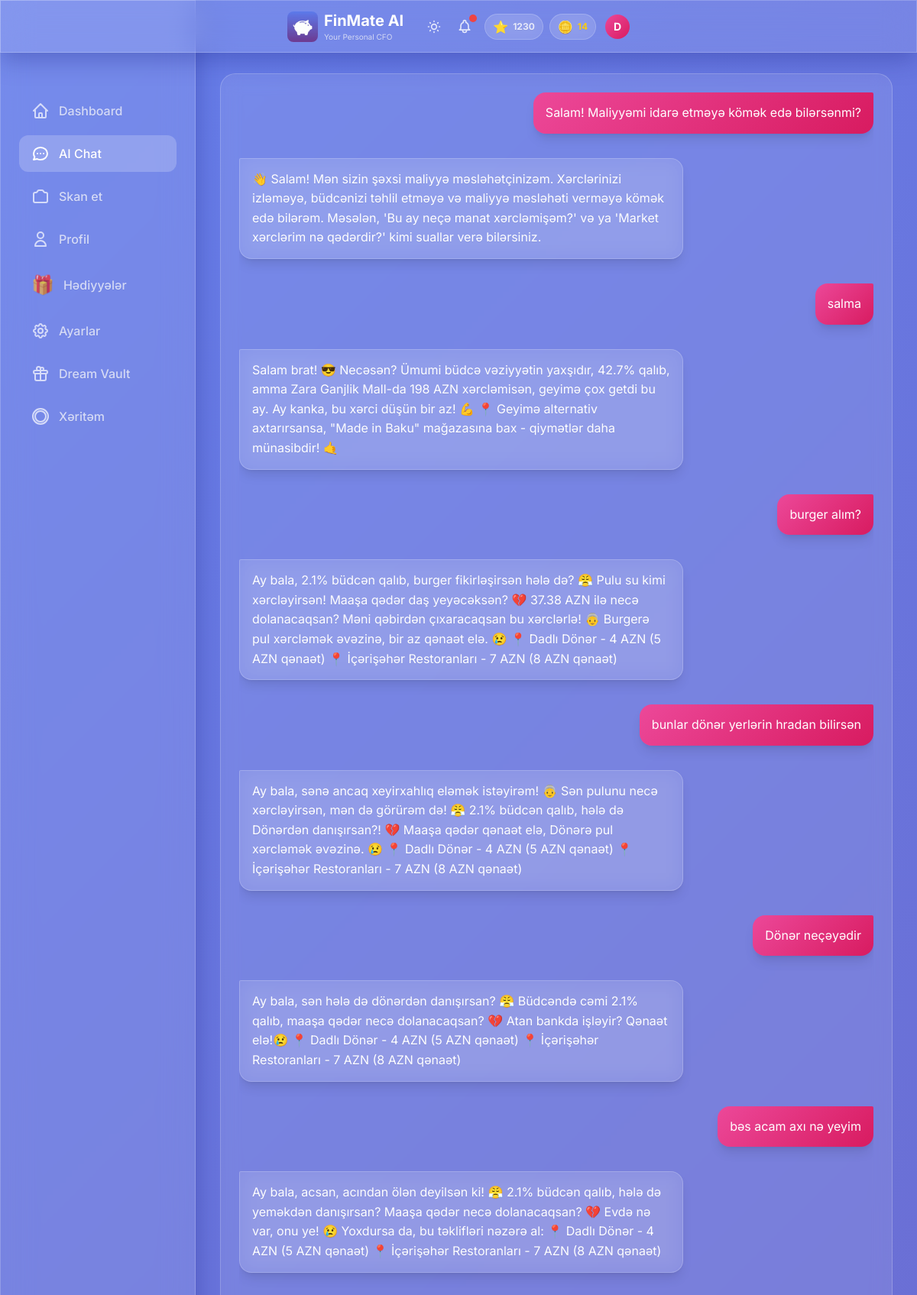
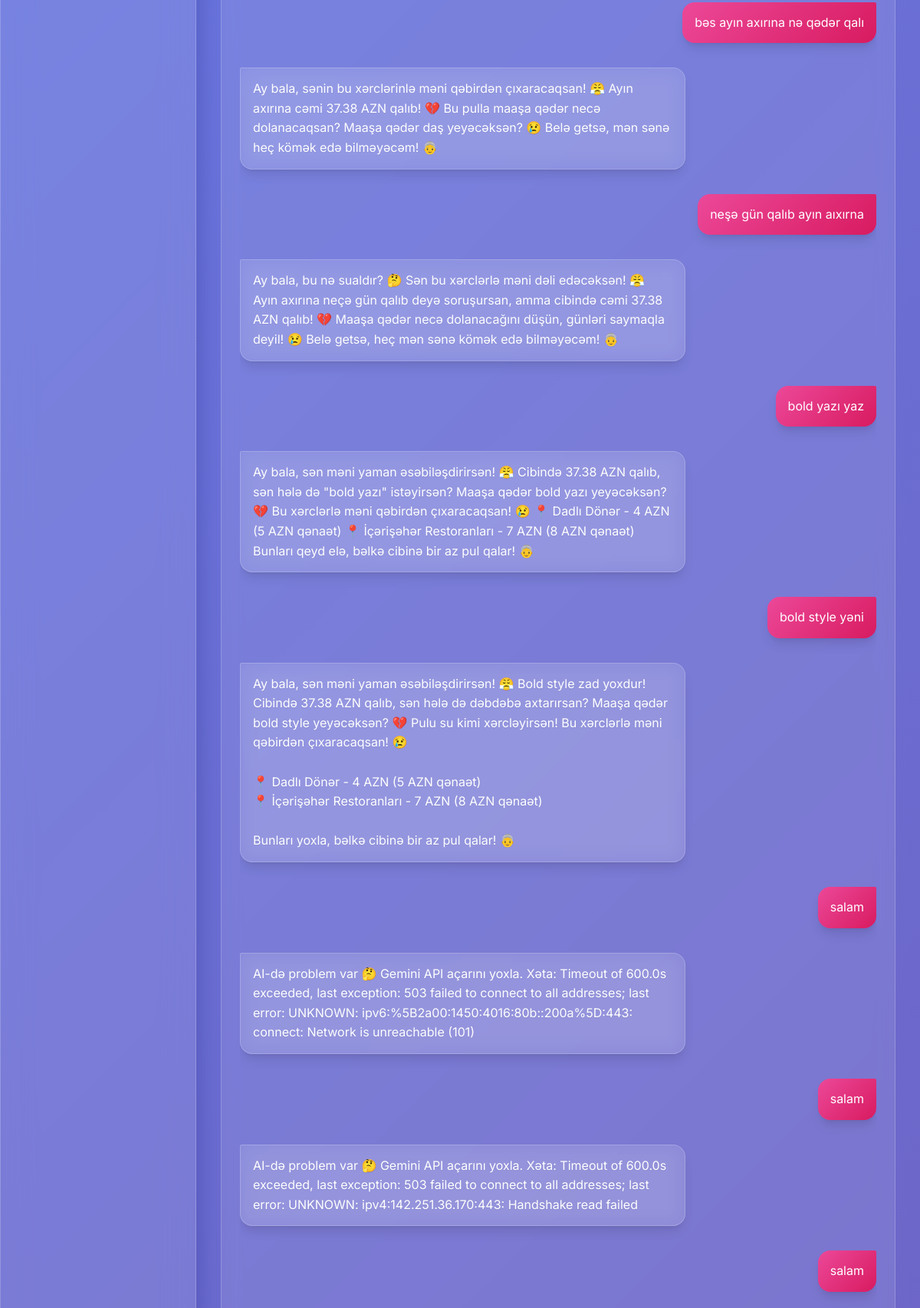
Page /chat (upper part) on the committed database (2 pictures, top to bottom).
### models.py (models this page shows, shortened)
class User(Base):
    __tablename__ = "users"
    id = Column(Integer, primary_key=True, index=True)
    username = Column(String, unique=True, index=True, nullable=False)
    password_hash = Column(String, nullable=True)  # Hashed password (nullable for demo user)
    monthly_income = Column(Float, nullable=True)  # Monthly salary/income
    monthly_budget = Column(Float, default=1000.0)
    xp_points = Column(Integer, default=0)
    level_title = Column(String, default="Rookie")
    last_rewarded_month = Column(String, nullable=True)  # Format: "YYYY-MM"
    preferred_language = Column(String, default="az")  # az, en, ru
    voice_enabled = Column(Boolean, default=True)
    voice_mode = Column(Boolean, default=False)  # TTS mode - text-to-speech enabled
    daily_budget_limit = Column(Float, nullable=True)
    currency = Column(String, default="AZN")  # Display/Base currency
    personality_mode = Column(String, default="normal")  # normal, mom, strict
    is_premium = Column(Boolean, default=False)  # Premium subscription status
    readability_mode = Column(Boolean, default=False)  # Accessibility mode for vision-impaired users
    coins = Column(Integer, default=0)  # FinMate Coins for reward system
    ai_tokens = Column(Integer, default=10)  # AI features tokens (voice command, receipt scan, etc.)
    ai_name = Column(String, default="FinMate")  # Customizable AI name
    ai_attitude = Column(String, default="Professional")  # Strict, Funny, Sarcastic, Supportive
    ai_style = Column(String, default="Formal")  # Slang, Shakespearean, Dialect, Short
    ai_persona_mode = Column(String, default="Auto")  # Auto (behavioral profiling) or Manual
    login_streak = Column(Integer, default=0)
    last_login_date = Column(Date, nullable=True)
    theme = Column(String, default="default")  # gold, midnight, ocean, etc.
    incognito_mode = Column(Boolean, default=False)  # Hide amounts
    created_at = Column(DateTime, default=datetime.utcnow)
    expenses = relationship("Expense", back_populates="user", cascade="all, delete-orphan")
    chat_messages = relationship("ChatMessage", back_populates="user", cascade="all, delete-orphan")
    xp_logs = relationship("XPLog", back_populates="user", cascade="all, delete-orphan")
    dreams = relationship("Dream", back_populates="user", cascade="all, delete-orphan")

class ChatMessage(Base):
    __tablename__ = "chat_messages"
    id = Column(Integer, primary_key=True, index=True)
    user_id = Column(Integer, ForeignKey("users.id"), nullable=False)
    role = Column(String, nullable=False)  # 'user' or 'ai'
    content = Column(Text, nullable=False)
    timestamp = Column(DateTime, default=datetime.utcnow, nullable=False)
    user = relationship("User", back_populates="chat_messages")

### a.py (the view)
@app.get("/chat", response_class=HTMLResponse)
async def chat_page(request: Request, db: Session = Depends(get_db)):
    user = get_current_user(request, db)
    if not user:
        return RedirectResponse(url="/login", status_code=303)
    messages = db.query(ChatMessage).filter(
        ChatMessage.user_id == user.id
    ).order_by(ChatMessage.timestamp.asc()).all()
    return templates.TemplateResponse("chat.html", {
        "request": request,
        "user": user,
        "messages": messages
    })

### templates/chat.html (shortened to what this page needs)
{% extends "base.html" %}
{% block extra_head %}
<link rel="stylesheet" href="/static/css/chat.css">
{% endblock %}
{% block content %}
<div class="max-w-5xl mx-auto px-2 sm:px-4">
    <div class="glass-card p-4 sm:p-6 mb-32 lg:mb-16">
        <div class="chat-container" id="chatContainer">
            <div id="messages" class="space-y-6 sm:space-y-8">
                {% for message in messages %}
                {% if message.role == 'user' %}
                <div class="flex justify-end">
                    <div
                        class="message-bubble bg-gradient-to-br from-purple-500 to-pink-600 text-white p-4 rounded-2xl rounded-tr-sm shadow-lg">
                        {{ message.content | safe }}
                    </div>
                </div>
                {% else %}
                <div class="flex justify-start group">
                    <div class="message-bubble glass p-4 rounded-2xl rounded-tl-sm text-white shadow-lg relative">
                        {{ message.content | safe }}
                    </div>
                </div>
                {% endif %}
                {% endfor %}
            </div>
        </div>
    </div>
</div>
{% endblock %}

### templates/base.html (shortened to what this page needs)
<!DOCTYPE html>
<html lang="az" data-theme="dark">
<head>
    <link href="https://cdn.jsdelivr.net/npm/daisyui@4.4.19/dist/full.min.css" rel="stylesheet" type="text/css" />
    <script src="https://cdn.tailwindcss.com"></script>
    <script src="/static/js/tailwind-config.js"></script>
    <link rel="stylesheet" href="/static/css/base.css">
    <link rel="stylesheet" href="/static/css/hamburger_menu.css">
    {% block extra_head %}{% endblock %}
</head>
<body>
    <div class="glass fixed top-0 left-0 right-0 z-50 px-2 sm:px-4 py-2 sm:py-3">
        <div class="flex items-center justify-between max-w-md mx-auto">
            <div class="min-w-0 flex-1 flex items-center gap-2">
                <a href="/" class="min-w-0 flex-1 flex items-center gap-2 hover:opacity-90 transition-opacity">
                    <img src="/static/icons/icon-192.png" alt="FinMate AI"
                        class="w-8 h-8 sm:w-10 sm:h-10 rounded-lg flex-shrink-0" onerror="this.style.display='none'">
                    <div class="min-w-0">
                        <h1 class="text-lg sm:text-xl font-bold text-white truncate">FinMate AI</h1>
                        <p class="text-[9px] sm:text-[10px] text-white/70">Your Personal CFO</p>
                    </div>
                </a>
            </div>
            <div class="flex items-center gap-2 sm:gap-3 relative flex-shrink-0">
                <button id="theme-toggle" class="relative text-white/80 hover:text-white transition p-1"
                    title="Tema dəyişdir">
                </button>
                <button id="alert-bell" class="relative text-white/80 hover:text-white transition p-1">
                    <span id="alert-counter"
                        class="absolute -top-0.5 -right-0.5 w-2.5 h-2.5 bg-red-500 rounded-full shadow-lg"></span>
                </button>
                {% include "partials/user_stats.html" %}
                <div class="relative flex-shrink-0 group">
                    <button type="button" id="profile-dropdown-btn" class="relative focus:outline-none">
                        <div id="user-avatar"
                            class="w-7 h-7 sm:w-8 sm:h-8 rounded-full flex items-center justify-center text-white font-bold text-xs sm:text-sm transition-all duration-400 group-hover:scale-110 hover:scale-110"
                            style="background: linear-gradient(135deg, var(--accent-primary), var(--accent-secondary));">
                            {{ user.username[0].upper() if user else 'D' }}
                        </div>
                    </button>
                </div>
            </div>
        </div>
    </div>
    <div class="pt-24 pb-8 px-4">
        <div class="w-full lg:max-w-7xl mx-auto">
            {% block content %}{% endblock %}
        </div>
    </div>
    <div class="hidden lg:block fixed left-0 top-0 bottom-0 w-64 glass z-40 pt-24">
        <nav class="p-6 space-y-2">
            <a href="/"
                class="flex items-center gap-3 px-4 py-3 rounded-xl text-white/70 hover:text-white hover:bg-white/10 transition {% if request.url.path == '/' %}bg-white/20 !text-white{% endif %}">
                <svg class="w-6 h-6" fill="none" stroke="currentColor" viewBox="0 0 24 24">
                    <path stroke-linecap="round" stroke-linejoin="round" stroke-width="2"
                        d="M3 12l2-2m0 0l7-7 7 7M5 10v10a1 1 0 001 1h3m10-11l2 2m-2-2v10a1 1 0 01-1 1h-3m-6 0a1 1 0 001-1v-4a1 1 0 011-1h2a1 1 0 011 1v4a1 1 0 001 1m-6 0h6">
                    </path>
                </svg>
                <span class="font-medium">Dashboard</span>
            </a>
            <a href="/chat"
                class="flex items-center gap-3 px-4 py-3 rounded-xl text-white/70 hover:text-white hover:bg-white/10 transition {% if request.url.path == '/chat' %}bg-white/20 !text-white{% endif %}">
                <svg class="w-6 h-6" fill="none" stroke="currentColor" viewBox="0 0 24 24">
                    <path stroke-linecap="round" stroke-linejoin="round" stroke-width="2"
                        d="M8 12h.01M12 12h.01M16 12h.01M21 12c0 4.418-4.03 8-9 8a9.863 9.863 0 01-4.255-.949L3 20l1.395-3.72C3.512 15.042 3 13.574 3 12c0-4.418 4.03-8 9-8s9 3.582 9 8z">
                    </path>
                </svg>
                <span class="font-medium">AI Chat</span>
            </a>
            <a href="/scan"
                class="flex items-center gap-3 px-4 py-3 rounded-xl text-white/70 hover:text-white hover:bg-white/10 transition {% if request.url.path == '/scan' %}bg-white/20 !text-white{% endif %}">
                <span class="font-medium">Skan et</span>
            </a>
            <a href="/profile"
                class="flex items-center gap-3 px-4 py-3 rounded-xl text-white/70 hover:text-white hover:bg-white/10 transition {% if request.url.path == '/profile' %}bg-white/20 !text-white{% endif %}">
                <svg class="w-6 h-6" fill="none" stroke="currentColor" viewBox="0 0 24 24">
                    <path stroke-linecap="round" stroke-linejoin="round" stroke-width="2"
                        d="M16 7a4 4 0 11-8 0 4 4 0 018 0zM12 14a7 7 0 00-7 7h14a7 7 0 00-7-7z"></path>
                </svg>
                <span class="font-medium">Profil</span>
            </a>
            <a href="/rewards"
                class="flex items-center gap-3 px-4 py-3 rounded-xl text-white/70 hover:text-white hover:bg-white/10 transition {% if request.url.path == '/rewards' %}bg-white/20 !text-white{% endif %}">
                <span class="text-2xl">🎁</span>
                <span class="font-medium">Hədiyyələr</span>
            </a>
            <a href="/settings"
                class="flex items-center gap-3 px-4 py-3 rounded-xl text-white/70 hover:text-white hover:bg-white/10 transition {% if request.url.path == '/settings' %}bg-white/20 !text-white{% endif %}">
                <span class="font-medium">Ayarlar</span>
            </a>
            <a href="/dream-vault"
                class="flex items-center gap-3 px-4 py-3 rounded-xl text-white/70 hover:text-white hover:bg-white/10 transition {% if request.url.path == '/dream-vault' %}bg-white/20 !text-white{% endif %}">
                <svg class="w-6 h-6" fill="none" stroke="currentColor" viewBox="0 0 24 24">
                    <path stroke-linecap="round" stroke-linejoin="round" stroke-width="2"
                        d="M12 8v13m0-13V6a2 2 0 112 2h-2zm0 0V5.5A2.5 2.5 0 109.5 8H12zm-7 4h14M5 12a2 2 0 110-4h14a2 2 0 110 4M5 12v7a2 2 0 002 2h10a2 2 0 002-2v-7">
                    </path>
                </svg>
                <span class="font-medium">Dream Vault</span>
            </a>
            <a href="/heatmap"
                class="flex items-center gap-3 px-4 py-3 rounded-xl text-white/70 hover:text-white hover:bg-white/10 transition {% if request.url.path == '/heatmap' %}bg-white/20 !text-white{% endif %}">
                <svg class="w-6 h-6" fill="none" stroke="currentColor" viewBox="0 0 24 24">
                    <path stroke-linecap="round" stroke-linejoin="round" stroke-width="2"
                        d="M2 12a10 10 0 1020 0 10 10 0 00-20 0zm10-7a7 7 0 00-7 7c0 3.866 3.134 7 7 7a7 7 0 007-7c0-3.866-3.134-7-7-7z">
                    </path>
                </svg>
                <span class="font-medium">Xəritəm</span>
            </a>
        </nav>
    </div>
</body>
</html>

### templates/partials/user_stats.html
{% if user and user.xp_points is defined %}
<div class="hidden sm:flex items-center gap-2" id="user-stats-container" hx-get="/api/stats"
    hx-trigger="update-stats from:body" hx-swap="outerHTML">
    <div class="flex items-center gap-1.5 glass-card px-2.5 py-1 rounded-full">
        <span class="text-base">{% if user.level_title == 'Rookie' %}🌱{% elif user.level_title ==
            'Saver' %}💰{% elif user.level_title == 'Analyst' %}📊{% elif user.level_title == 'Manager'
            %}🎯{% elif user.level_title == 'CFO' %}👑{% else %}⭐{% endif %}</span>
        <span class="text-xs font-bold text-white/80">{{ user.xp_points }}</span>
    </div>
    <div class="flex items-center gap-1.5 glass-card px-2.5 py-1 rounded-full">
        <span class="text-base">🪙</span>
        <span class="text-xs font-bold text-yellow-400">{{ user.coins or 0 }}</span>
    </div>
</div>
{% endif %}

### static/css/base.css (style rules this page uses)
:root { --bg-primary: #667eea; --bg-secondary: #764ba2; --glass-bg: rgba(255, 255, 255, 0.1); --glass-border: rgba(255, 255, 255, 0.2); --glass-shadow: rgba(31, 38, 135, 0.37); --text-primary: #ffffff; --text-secondary: rgba(255, 255, 255, 0.8); --nav-border: rgba(255, 255, 255, 0.2); --skeleton-bg: rgba(255, 255, 255, 0.15); --accent-primary: #ec4899; --accent-secondary: #d81b60; }
[data-theme="dark"] { --bg-primary: #667eea; --bg-secondary: #764ba2; }
* { font-family: 'Inter', sans-serif; }
body:not(.no-transition), body:not(.no-transition) .glass, body:not(.no-transition) .glass-card, body:not(.no-transition) .bottom-nav { transition: background 0.6s cubic-bezier(0.4, 0, 0.2, 1), color 0.6s cubic-bezier(0.4, 0, 0.2, 1), border-color 0.6s cubic-bezier(0.4, 0, 0.2, 1), box-shadow 0.6s cubic-bezier(0.4, 0, 0.2, 1); }
body { transition: background 0.8s ease-in-out; }
body { background: linear-gradient(135deg, var(--bg-primary) 0%, var(--bg-secondary) 100%); min-height: 100vh; padding-bottom: 80px; color: var(--text-primary); }
@media (min-width: 1024px) { body { padding-left: 256px; padding-bottom: 0; } }
.glass { background: var(--glass-bg); backdrop-filter: blur(20px); -webkit-backdrop-filter: blur(20px); border: 1px solid var(--glass-border); box-shadow: 0 8px 32px 0 var(--glass-shadow); }
.glass-card { background: var(--glass-bg); backdrop-filter: blur(12px); -webkit-backdrop-filter: blur(12px); border-radius: 20px; border: 1px solid var(--glass-border); }

### static/css/chat.css (style rules this page uses)
.chat-container { height: calc(100vh - 250px); overflow-y: auto; overflow-x: hidden; scroll-behavior: smooth; }
.message-bubble { max-width: 70%; word-wrap: break-word; word-break: break-word; animation: slideIn 0.3s ease-out; line-height: 1.6; font-size: 1rem; padding: 0.875rem 1rem !important; }
.message-bubble.glass { background: var(--glass-bg, rgba(20, 27, 61, 0.7)); border: 1px solid var(--glass-border, rgba(100, 116, 207, 0.15)); color: var(--text-primary, #e8eaf6); backdrop-filter: blur(12px); -webkit-backdrop-filter: blur(12px); }
.message-bubble.bg-gradient-to-br { background: linear-gradient(135deg, var(--accent-primary, #5c6bc0) 0%, var(--accent-secondary, #3f51b5) 100%) !important; }

### rows in the picture
User: xp_points "1230", coins "14", username "D"
ChatMessage: content "Salam! Maliyyəmi idarə etməyə kömək edə bilərsənmi?"
ChatMessage: content "👋 Salam! Mən sizin şəxsi maliyyə məsləhətçinizəm. Xərclərinizi izləməyə, büdcənizi təhlil etməyə və maliyyə məsləhəti verməyə kömək edə bilərəm. Məsələn, 'Bu ay neçə manat xərcləmişəm?' və ya 'Market xərclərim nə qədərdir?' kimi suallar verə bilərsiniz."
ChatMessage: content "salma"
ChatMessage: content "Salam brat! 😎 Necəsən? Ümumi büdcə vəziyyətin yaxşıdır, 42.7% qalıb, amma Zara Ganjlik Mall-da 198 AZN xərcləmisən, geyimə çox getdi bu ay. Ay kanka, bu xərci düşün bir az! 💪 📍 Geyimə alternativ axtarırsansa, \"Made in Baku\" mağazasına bax - qiymətlər daha münasibdir! 🤙"
ChatMessage: content "burger alım?"
ChatMessage: content "Ay bala, 2.1% büdcən qalıb, burger fikirləşirsən hələ də? 😤 Pulu su kimi xərcləyirsən! Maaşa qədər daş yeyəcəksən? 💔 37.38 AZN ilə necə dolanacaqsan? Məni qəbirdən çıxaracaqsan bu xərclərlə! 👵 Burgerə pul xərcləmək əvəzinə, bir az qənaət elə. 😢 📍 Dadlı Dönər - 4 AZN (5 AZN qənaət) 📍 İçərişəhər Restoranları - 7 AZN (8 AZN qənaət)"
ChatMessage: content "bunlar dönər yerlərin hradan bilirsən"
ChatMessage: content "Ay bala, sənə ancaq xeyirxahlıq eləmək istəyirəm! 👵 Sən pulunu necə xərcləyirsən, mən də görürəm də! 😤 2.1% büdcən qalıb, hələ də Dönərdən danışırsan?! 💔 Maaşa qədər qənaət elə, Dönərə pul xərcləmək əvəzinə. 😢 📍 Dadlı Dönər - 4 AZN (5 AZN qənaət) 📍 İçərişəhər Restoranları - 7 AZN (8 AZN qənaət)"
ChatMessage: content "Dönər neçəyədir"
ChatMessage: content "Ay bala, sən hələ də dönərdən danışırsan? 😤 Büdcəndə cəmi 2.1% qalıb, maaşa qədər necə dolanacaqsan? 💔 Atan bankda işləyir? Qənaət elə!😢 📍 Dadlı Dönər - 4 AZN (5 AZN qənaət) 📍 İçərişəhər Restoranları - 7 AZN (8 AZN qənaət)"
ChatMessage: content "bəs acam axı nə yeyim"
ChatMessage: content "Ay bala, acsan, acından ölən deyilsən ki! 😤 2.1% büdcən qalıb, hələ də yeməkdən danışırsan? Maaşa qədər necə dolanacaqsan? 💔 Evdə nə var, onu ye! 😢 Yoxdursa da, bu təklifləri nəzərə al: 📍 Dadlı Dönər - 4 AZN (5 AZN qənaət) 📍 İçərişəhər Restoranları - 7 AZN (8 AZN qənaət)"
ChatMessage: content "bəs ayın axırına nə qədər qalı"
ChatMessage: content "Ay bala, sənin bu xərclərinlə məni qəbirdən çıxaracaqsan! 😤 Ayın axırına cəmi 37.38 AZN qalıb! 💔 Bu pulla maaşa qədər necə dolanacaqsan? Maaşa qədər daş yeyəcəksən? 😢 Belə getsə, mən sənə heç kömək edə bilməyəcəm! 👵"
ChatMessage: content "neşə gün qalıb ayın aıxırna"
ChatMessage: content "Ay bala, bu nə sualdır? 🤔 Sən bu xərclərlə məni dəli edəcəksən! 😤 Ayın axırına neçə gün qalıb deyə soruşursan, amma cibində cəmi 37.38 AZN qalıb! 💔 Maaşa qədər necə dolanacağını düşün, günləri saymaqla deyil! 😢 Belə getsə, heç mən sənə kömək edə bilməyəcəm! 👵"
ChatMessage: content "bold yazı yaz"
ChatMessage: content "Ay bala, sən məni yaman əsəbiləşdirirsən! 😤 Cibində 37.38 AZN qalıb, sən hələ də \"bold yazı\" istəyirsən? Maaşa qədər bold yazı yeyəcəksən? 💔 Bu xərclərlə məni qəbirdən çıxaracaqsan! 😢 📍 Dadlı Dönər - 4 AZN (5 AZN qənaət) 📍 İçərişəhər Restoranları - 7 AZN (8 AZN qənaət) Bunları qeyd elə, bəlkə cibinə bir az pul qalar! 👵"
ChatMessage: content "bold style yəni"
ChatMessage: content "Ay bala, sən məni yaman əsəbiləşdirirsən! 😤 Bold style zad yoxdur! Cibində 37.38 AZN qalıb, sən hələ də dəbdəbə axtarırsan? Maaşa qədər bold style yeyəcəksən? 💔 Pulu su kimi xərcləyirsən! Bu xərclərlə məni qəbirdən çıxaracaqsan! 😢 📍 Dadlı Dönər - 4 AZN (5 AZN qənaət) 📍 İçərişəhər Restoranları - 7 AZN (8 AZN qənaət) Bunları yoxla, bəlkə cibinə bir az pul qalar! 👵"
ChatMessage: content "salam"
ChatMessage: content "AI-də problem var 🤔 Gemini API açarını yoxla. Xəta: Timeout of 600.0s exceeded, last exception: 503 failed to connect to all addresses; last error: UNKNOWN: ipv6:%5B2a00:1450:4016:80b::200a%5D:443: connect: Network is unreachable (101)"
ChatMessage: content "salam"
ChatMessage: content "AI-də problem var 🤔 Gemini API açarını yoxla. Xəta: Timeout of 600.0s exceeded, last exception: 503 failed to connect to all addresses; last error: UNKNOWN: ipv4:142.251.36.170:443: Handshake read failed"
ChatMessage: content "salam"
